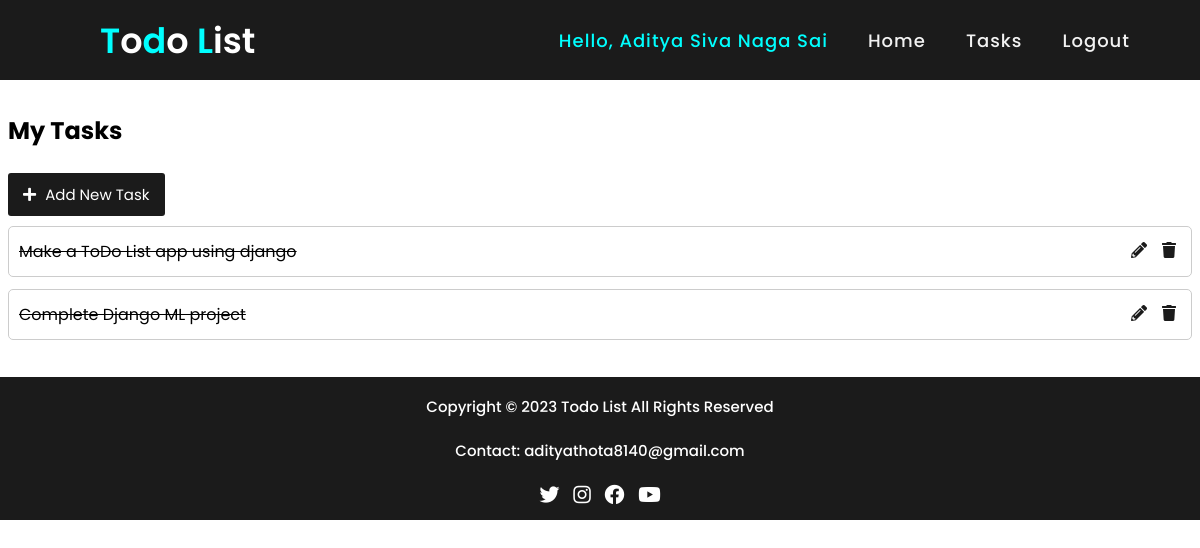
/tasks/ (signed in), run on an earlier commit of the app's database.
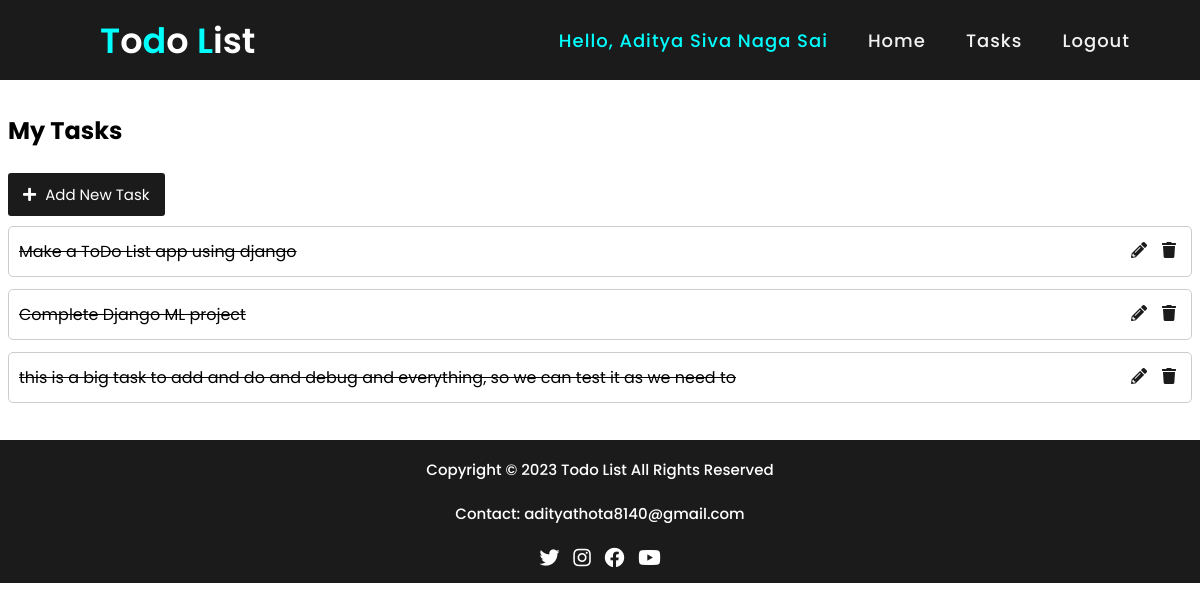
And on a later commit of the database.
### myapp/models.py (models this page shows)
class Task(models.Model):
    user = models.ForeignKey(User, on_delete=models.CASCADE)
    title = models.CharField(max_length=100)
    completed = models.BooleanField(default=False)

### myapp/views.py (the view)
# urls.py: path('', views.task_list, name='task_list'),
@login_required
def task_list(request):
    tasks = Task.objects.filter(user=request.user)
    context = {
        'tasks': tasks
    }
    return render(request, 'task_list.html', context)

### templates/task_list.html (shortened to what this page needs)
{% extends 'base.html' %}
{% block contents %}
<div class="tlist">
<h2>My Tasks</h2><br>
<div class="add-style">
<a href="{% url 'create_task' %}" class="add-btn"><i class="fas fa-plus"></i> Add New Task</a>
</div>
{% for task in tasks %}
<ul class="task-list">
  {% if task.completed %}
  <li class="task-item">
    <div class="task-info">
      <p class="task-title"><s>{{task.title}}</s></p>
    </div>
    <div class="task-actions">
      <a href="{% url 'edit_task' task.id %}" class="edit-btn"><i class="fas fa-pencil-alt"></i></a>
      <a href="{% url 'delete_task' task.id %}" class="delete-btn"><i class="fas fa-trash"></i></a>
    </div>
  </li>
  {% endif %}
</ul>
{% endfor %}
</div>
{% endblock %}

What changed in the data, as far as the page shows it:
added Task: title "this is a big task to add and do and debug and everything, so we can test it as we need to"
